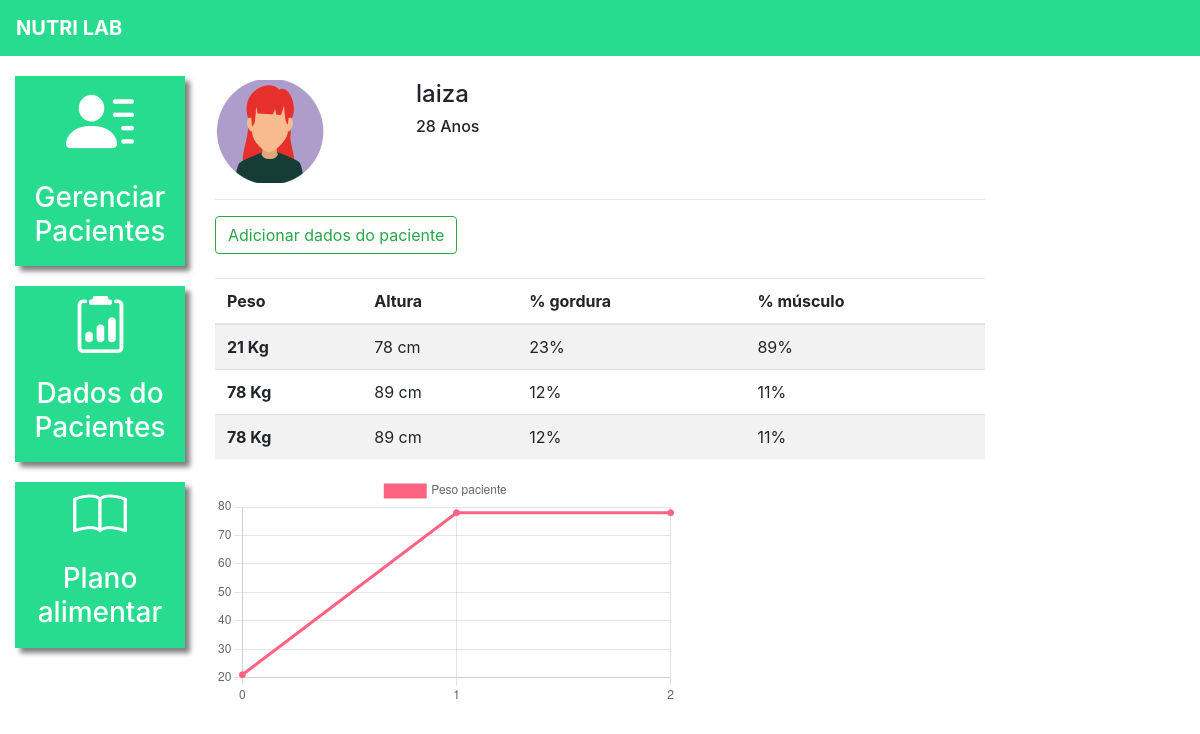
The page /plataforma/dados_paciente/3/ (signed in) on the database its author committed.
### plataforma/models.py (models this page shows, shortened)
class Pacientes(models.Model):
    choices_sexo = (('F', 'Feminino'),
                    ('M', 'Maculino'))
    nome = models.CharField(max_length=50)
    sexo = models.CharField(max_length=1, choices=choices_sexo)
    idade = models.IntegerField()
    email = models.EmailField()
    telefone = models.CharField(max_length=19)
    nutri = models.ForeignKey(User, on_delete=models.CASCADE)

class DadosPaciente(models.Model):
    paciente = models.ForeignKey(Pacientes, on_delete=models.CASCADE)
    data = models.DateTimeField()
    peso = models.IntegerField()
    altura = models.IntegerField()
    percentual_gordura = models.IntegerField()
    percentual_musculo = models.IntegerField()
    colesterol_hdl = models.IntegerField()
    colesterol_ldl = models.IntegerField()
    colesterol_total = models.IntegerField()
    trigliceridios = models.IntegerField()

### plataforma/views.py (the view, shortened to what this page needs)
# urls.py: path('dados_paciente/', views.dados_paciente_listar, name="dados_paciente_listar"),
@login_required(login_url='/auth/logar/')
def dados_paciente(request, id):
    paciente = get_object_or_404(Pacientes, id=id)
    if not paciente.nutri == request.user:
        messages.add_message(request, constants.ERROR, 'Esse paciente não é seu')
        return redirect('/dados_paciente/')
    if request.method == "GET":
        dados_paciente = DadosPaciente.objects.filter(paciente=paciente)
        return render(request, 'dados_paciente.html', {'paciente': paciente, 'dados_paciente':dados_paciente})

### plataforma/templates/dados_paciente.html (shortened to what this page needs)
{% extends 'base_plataforma.html' %}
{% load static %}
{% block 'plataforma' %}
<br>
<div class="row">
    <div class="col-md-3">
        {% if paciente.sexo == "M"%}
            <img src="{% static 'plataforma/IMG/perfil2.png' %}">
        {% else %}
            <img src="{% static 'plataforma/IMG/perfil1.png' %}">
        {% endif %}
    </div>
    <div class="col-md-3 dados descricao">
        <h4>{{paciente.nome}}</h4>
        <h6>{{paciente.idade}} Anos</h6>
    </div>
</div>
<hr>
<button type="button" class="btn btn-outline-success" data-toggle="modal" data-target="#modal">
    Adicionar dados do paciente
</button>
<br>
<br>
<table class="table table-striped">
    <thead>
    <tr>
        <th scope="col">Peso</th>
        <th scope="col">Altura</th>
        <th scope="col">% gordura</th>
        <th scope="col">% músculo</th>
    </tr>
    </thead>
    <tbody>
    {% for dado in dados_paciente%}
    <tr>
        <th scope="row">{{dado.peso}} Kg</th>
        <td>{{dado.altura}} cm</td>
        <td>{{dado.percentual_gordura}}%</td>
        <td>{{dado.percentual_musculo}}%</td>
    </tr>
    {% endfor %}
    </tbody>
</table>
<div style="width: 60%;">
<canvas id="myChart"></canvas>
</div>
<script>
    fetch('/plataforma/grafico_peso/{{paciente.id}}/',{
        method: 'POST',
        }).then(function(result){
        return result.json()
        }).then(function(data_paciente){
            const data = {
                labels: data_paciente['labels'],
                datasets: [{
                label: 'Peso paciente',
                backgroundColor: 'rgb(255, 99, 132)',
                borderColor: 'rgb(255, 99, 132)',
                data: data_paciente['peso'],
                }]
                };
                const config = {
                type: 'line',
                data: data,
                options: {}
                };
                const myChart = new Chart(
                document.getElementById('myChart'),
                config
                );
        })
</script>
{% endblock%}

### templates/base_plataforma.html
{% extends 'base.html' %}
{% load static %}
{% block 'head' %}
<link rel="stylesheet" href="{% static 'plataforma/css/estilo.css' %}">
<link rel="stylesheet" href="{% static 'plataforma/css/plano_alimentar.css' %}">
{% endblock %}
{% block 'body' %}
<div class="container-fluid">
    <div class="row">
        <div class="col-md-2">
            <a href="{% url 'pacientes' %}" class="link-lateral">
                <div class="card-lateral">
                    <img src="{% static 'plataforma/IMG/paciente.png' %}">
                    <br>
                    <br>
                    <h3>Gerenciar Pacientes</h3>
                </div>
            </a>
            <a href="{% url 'dados_paciente_listar' %}" class="link-lateral">
                <div class="card-lateral">
                    <img src="{% static 'plataforma/IMG/dados_paciente.png' %}">
                    <br>
                    <br>
                    <h3>Dados do Pacientes</h3>
                </div>
            </a>
            <a href="{% url 'plano_alimentar_listar' %}" class="link-lateral">
                <div class="card-lateral">
                    <img src="{% static 'plataforma/IMG/plano_alimentar.png' %}">
                    <br>
                    <br>
                    <h3>Plano alimentar</h3>
                </div>
            </a>
        </div>
        <div class="col-md-8">
            {% block 'plataforma' %}
            {% endblock %}
        </div>
    </div>
</div>
{% endblock%}

### templates/base.html (shortened to what this page needs)
{% load static %}
<html>
<html lang="pt-BR">
<head>
{% block 'head' %}{% endblock %}<meta charset="UTF-8">
<link rel="stylesheet" href="https://cdn.jsdelivr.net/npm/bootstrap@4.6.1/dist/css/bootstrap.min.css">
</head>
<body>
{% if user.is_authenticated %}
<nav style="background-color: #27DB8F;" class="navbar navbar-expand-lg navbar-dark">
    <a style="font-weight: bold" class="navbar-brand" href="{% url 'pacientes' %}">NUTRI LAB</a>
</nav>
{% endif %}
{% block 'body' %}{% endblock %}
</body>
</html>

### templates/static/plataforma/css/estilo.css (style rules this page uses)
.card-lateral { background-color: #27DB8F; margin-top: 20px; padding: 10px; color: white; font-weight: bold; text-decoration: none; text-align: center; box-shadow: 5px 5px 5px gray; }
.dados { font-weight: bold; }
.descricao { margin-left: -12%; }
@media (max-width: 1300px) { .descricao { margin-left: 1px; } }

### rows shown on the page
Pacientes: nome "laiza", idade "28"
DadosPaciente: peso "21", altura "78", percentual_gordura "23", percentual_musculo "89"
DadosPaciente: peso "78", altura "89", percentual_gordura "12", percentual_musculo "11"
DadosPaciente: peso "78", altura "89", percentual_gordura "12", percentual_musculo "11"
